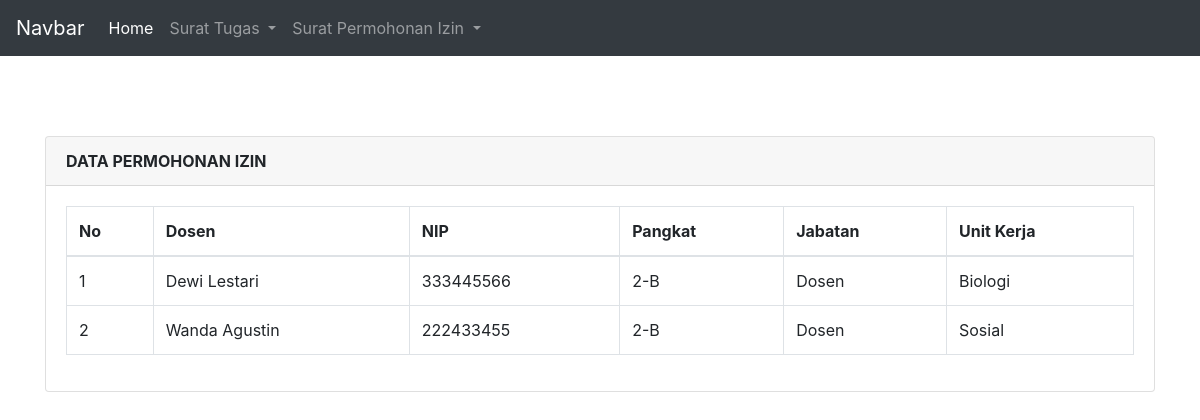
/2-B.php, run on the app's committed database.
### tables this page shows
CREATE TABLE `permohonan_izin` (
  `izin_id` int(11) NOT NULL,
  `nama_dsn` varchar(255) NOT NULL,
  `nip` varchar(20) NOT NULL,
  `pangkat_jabatan` varchar(50) NOT NULL,
  `jabatan` varchar(50) NOT NULL,
  `unit_kerja` varchar(255) NOT NULL,
  `dosen_id` int(11) NOT NULL
);

### connection.php (called while the page is built, shortened)
<?php
class Conn
{
    private $db = "tugas2_pweb2";
    private $username = "root";
    private $pass = "";
    private $host = "localhost";
    public function __construct()
    {
        $this->conn = mysqli_connect($this->host, $this->username, $this->pass, $this->db);
    }
}

### 2-B.php (the view, shortened to what this page needs)
<?php
include('connection.php');
class Tampil2B extends Tampilizin{
    public function tampilData()
    {
        $data = mysqli_query($this->conn, "select * from permohonan_izin
        where(pangkat_jabatan = '2-B')");
		  $hasil = [];
        if($data){
            while ($row = mysqli_fetch_array($data)) {
                $hasil[] = $row; }
            }
        return $hasil;
    }
}
$K2B = new Tampil2B();
$data = $K2B->tampilData();
include 'navbar.php';
?>
<!DOCTYPE html>
<html>
<head>
   <link rel="stylesheet" href="https://stackpath.bootstrapcdn.com/bootstrap/4.4.1/css/bootstrap.min.css">
   <link rel="stylesheet" href="//cdn.datatables.net/1.10.20/css/jquery.dataTables.min.css">
</head>
<body>
   <div class="container" style="margin-top: 80px">
      <div class="row">
         <div class="col-md-12">
            <div class="card">
               <div class="card-header">
                  <b>DATA PERMOHONAN IZIN</b>
               </div>
               <div class="card-body">
                  <table class="table table-bordered" id="myTable">
                     <thead>
                        <tr>
                           <th>No</th>
                           <th>Dosen</th>
                           <th>NIP</th>
                           <th>Pangkat</th>
                           <th>Jabatan</th>
                           <th>Unit Kerja</th>
                        </tr>
                     </thead>
                     <tbody>
                        <?php
$no = 1;
foreach ($data as $row) {
?>
                        <tr>
                           <td><?php echo $no++; ?></td>
                           <td><?php echo $row['nama_dsn']; ?></td>
                           <td><?php echo $row['nip']; ?></td>
                           <td><?php echo $row['pangkat_jabatan']; ?></td>
                           <td><?php echo $row['jabatan']; ?></td>
                           <td><?php echo $row['unit_kerja']; ?></td>
                        </tr>
                        <?php
}
?>
                     </tbody>
                  </table>
               </div>
            </div>
         </div>
      </div>
</body>
</html>

### data on the page
permohonan_izin: nama_dsn "Dewi Lestari", nip "333445566", pangkat_jabatan "2-B", jabatan "Dosen", unit_kerja "Biologi"
permohonan_izin: nama_dsn "Wanda Agustin", nip "222433455", pangkat_jabatan "2-B", jabatan "Dosen", unit_kerja "Sosial"
